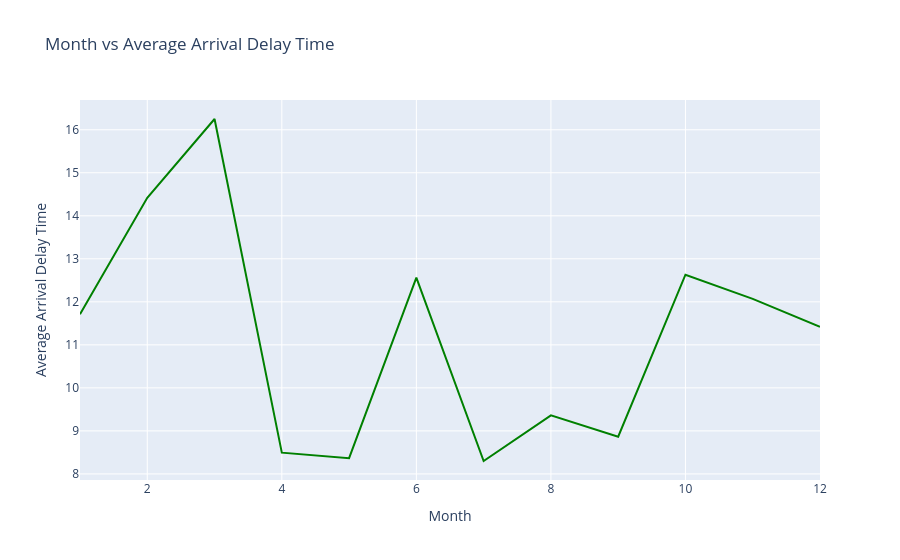

Here is the notebook cell this chart was saved with:
### Markdown cell above
Below is a sample graph. The dashboard app should allow the chart to be changed based on user input for `Year`. We are going to use this code as template in building interactivity.

### Code cell
# Sample line graph
grouped = airline_data.loc[2010,['Month','ArrDelayMinutes']].groupby('Month').mean().reset_index()
px.line(grouped, x='Month', y='ArrDelayMinutes',
        title='Month vs Average Arrival Delay Time',
        labels={'ArrDelayMinutes':'Average Arrival Delay Time'},
        color_discrete_sequence=['green'])

### Figure 1 — Plotly figure (JSON) as saved in the notebook; plotly's stock layout.template omitted (floating-point values rounded to 4 significant figures)
{"data": [{"hovertemplate": "Month=%{x}<br>Average Arrival Delay Time=%{y}<extra></extra>", "legendgroup": "", "line": {"color": "green", "dash": "solid"}, "marker": {"symbol": "circle"}, "mode": "lines", "name": "", "orientation": "v", "showlegend": false, "type": "scatter", "x": [1, 2, 3, 4, 5, 6, 7, 8, 9, 10, 11, 12], "xaxis": "x", "y": [11.71, 14.42, 16.25, 8.494, 8.365, 12.56, 8.3, 9.362, 8.864, 12.63, 12.07, 11.42], "yaxis": "y"}], "layout": {"legend": {"tracegroupgap": 0}, "title": {"text": "Month vs Average Arrival Delay Time"}, "xaxis": {"anchor": "y", "domain": [0, 1], "title": {"text": "Month"}}, "yaxis": {"anchor": "x", "domain": [0, 1], "title": {"text": "Average Arrival Delay Time"}}}}
